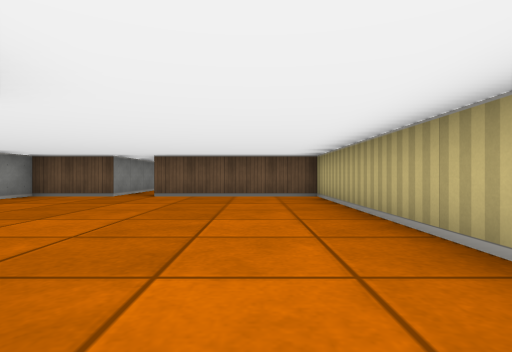
[1] (above)

14 first-person views from a walk through a cub3D level. The camera is about half as high as the walls, looks level and sees 80° across. The floor is counted in squares. Each view is taken from the middle of a square. On the plan, view 1 faces up. The plan holds only what a view shows up to about 9 squares ahead; the rest is blank.

[2]
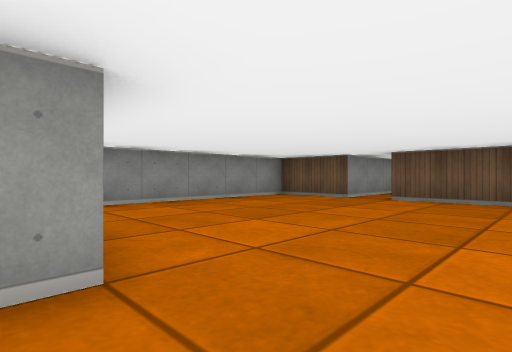

[3]
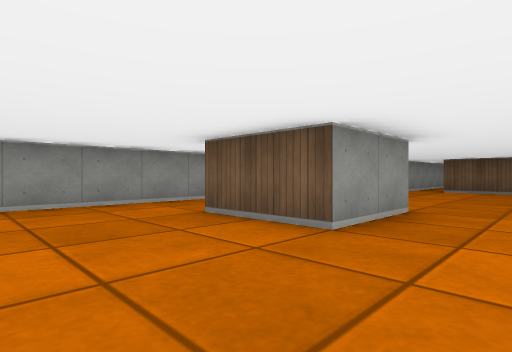

[4]
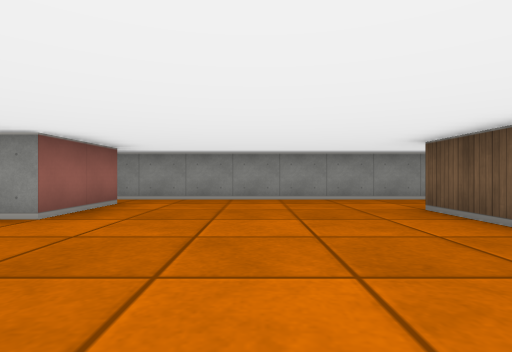

[5]
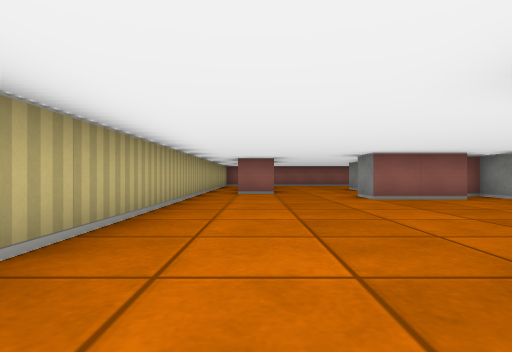

[6]
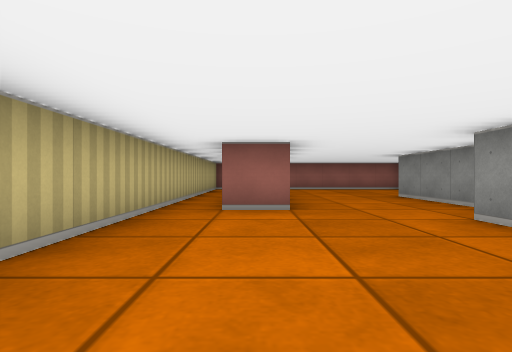

[7]
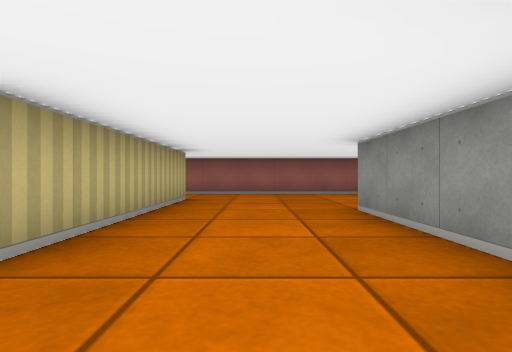

[8]
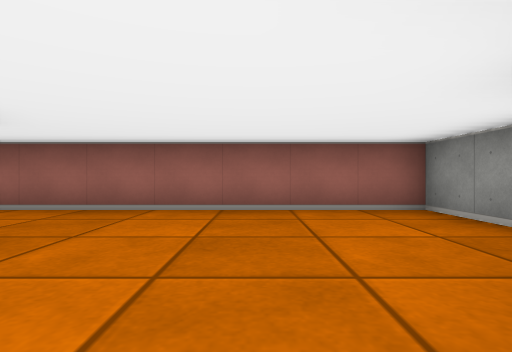

[9]
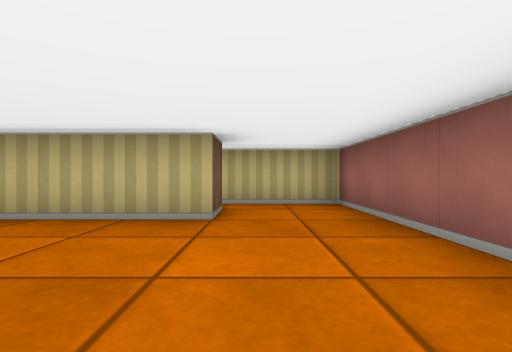

[10]
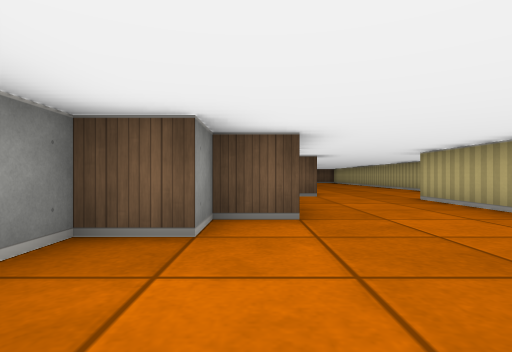

[11]
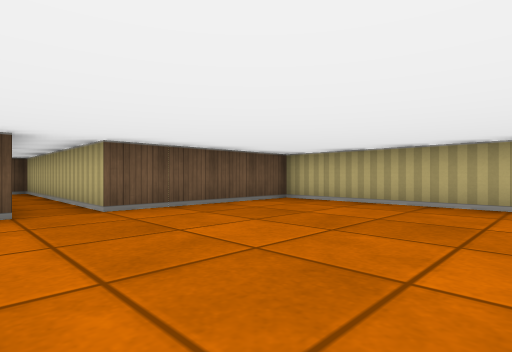

[12]
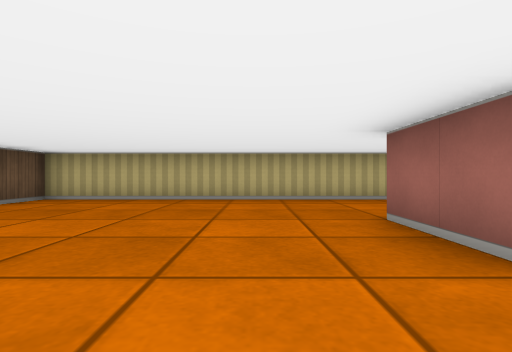

[13]
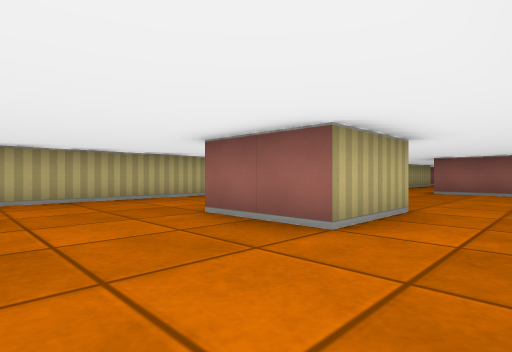

[14]
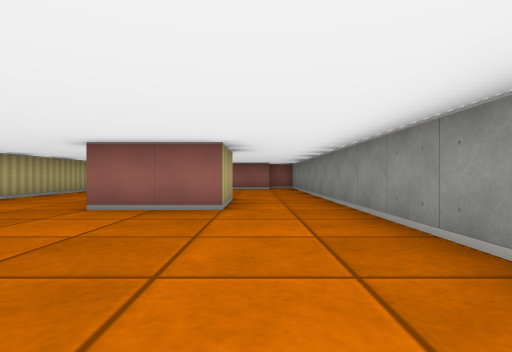

### Floor plan
Ten units are one square. View 1 is at (0, 0); x grows to the right and y downward. Boxes are objects, and circles mark ways between rooms. Rooms are numbered by the first view taken in them; rooms with no view inside come last. Other rooms are left out.
<svg viewBox="-60 -140 80 290">
<path fill="none" stroke="#000" d="M-15 5 -35 5 -35 -15 -15 -15 -15 5M-46 55 -25 55 -25 65M-35 -101 -35 -75 -55 -75 -55 65M5 145 15 145 15 -75 -25 -75 -25 -135 -29 -135M5 125 -5 125 -5 75 5 75M-35 78 -35 105 -45 105 -45 115 -55 115 -55 145 5 145M-25 65 -30 65"/>
<circle cx="-10" cy="70" r="3" fill="#2a7"/>
<circle cx="0" cy="135" r="3" fill="#2a7"/>
<text x="-10" y="0">1</text>
<text x="-20" y="110">2</text>
</svg>
Room 1 opens to room 2.

Where each view was taken, in squares from view 1:
view 1: 0 up, 0 right, facing up
view 2: 1 up, 0 right, facing up-left
view 3: 3 down, 0 right, facing up-left
view 4: 3 down, 1 right, facing left
view 5: 1 up, 0 right, facing down
view 6: 3 down, 0 right, facing down
view 7: 6 down, 2 left, facing down
view 8: 10 down, 3 left, facing down
view 9: 13 down, 4 left, facing right
view 10: 14 down, 4 left, facing up
view 11: 3 up, 4 left, facing up-right
view 12: 3 up, 5 left, facing right
view 13: 4 up, 5 left, facing down-right
view 14: 6 up, 4 left, facing down
